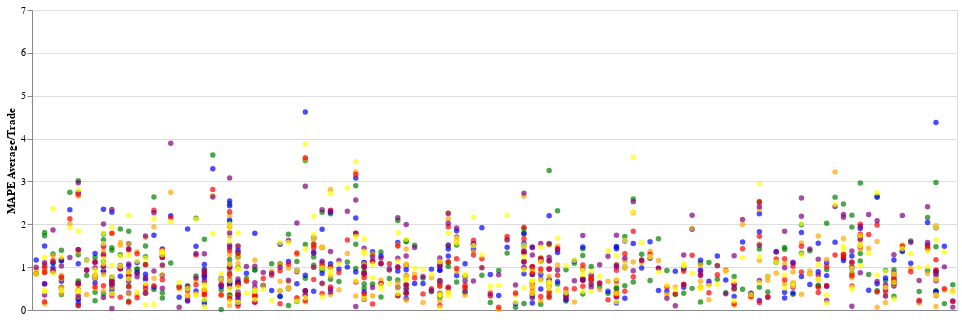

The notebook cell this image was saved under:
### Code cell
charts_low = []
charts_high = []
colors = ['green','blue','orange','red','purple','yellow']
for i, (model, df) in enumerate(d_results.items()):
    print(model)#, colors[i])
    print('MAPE = {}, MAPE Low Predictions = {}, MAPE High Predictions = {}'.format(
        df[['mape_low','mape_high']].mean().mean(),df['mape_low'].mean(),df['mape_high'].mean()))
    df = df[(df.mape_low<7) & (df.mape_high<7)]
    charts_low.append(alt.Chart(df,width=925).mark_point(
        color=colors[i],filled=True).encode(x=alt.X('ticker',axis=alt.Axis(
        title=None,labels=False,ticks=False)),y=alt.Y('MAPE Average/Trade',scale=alt.Scale(domain=[0,7])),tooltip=['ticker','date','profit']))#,shape='execution'))
    
alt.layer(*charts_low)

### Figure 1 — Vega-Lite specification as saved in the notebook (floating-point values rounded to 4 significant figures; data arrays with more than 128 entries replaced by an {"elided": "..."} marker saying what was removed)
{"config": {"view": {"continuousWidth": 400, "continuousHeight": 300}}, "layer": [{"data": {"name": "data-4750209918d4527c6a7917995a5abb28"}, "mark": {"type": "point", "color": "green", "filled": true}, "encoding": {"tooltip": [{"type": "nominal", "field": "ticker"}, {"type": "temporal", "field": "date"}, {"type": "quantitative", "field": "profit"}], "x": {"type": "nominal", "axis": {"labels": false, "ticks": false, "title": null}, "field": "ticker"}, "y": {"type": "quantitative", "field": "MAPE Average/Trade", "scale": {"domain": [0, 7]}}}, "width": 925}, {"data": {"name": "data-da3efabd493b778654f48fbac89433af"}, "mark": {"type": "point", "color": "blue", "filled": true}, "encoding": {"tooltip": [{"type": "nominal", "field": "ticker"}, {"type": "temporal", "field": "date"}, {"type": "quantitative", "field": "profit"}], "x": {"type": "nominal", "axis": {"labels": false, "ticks": false, "title": null}, "field": "ticker"}, "y": {"type": "quantitative", "field": "MAPE Average/Trade", "scale": {"domain": [0, 7]}}}, "width": 925}, {"data": {"name": "data-52a6f3008ad08ec6aa5da73ada56eb62"}, "mark": {"type": "point", "color": "orange", "filled": true}, "encoding": {"tooltip": [{"type": "nominal", "field": "ticker"}, {"type": "temporal", "field": "date"}, {"type": "quantitative", "field": "profit"}], "x": {"type": "nominal", "axis": {"labels": false, "ticks": false, "title": null}, "field": "ticker"}, "y": {"type": "quantitative", "field": "MAPE Average/Trade", "scale": {"domain": [0, 7]}}}, "width": 925}, {"data": {"name": "data-08bccdbe4a1a68ae5950ed4b58550f3f"}, "mark": {"type": "point", "color": "red", "filled": true}, "encoding": {"tooltip": [{"type": "nominal", "field": "ticker"}, {"type": "temporal", "field": "date"}, {"type": "quantitative", "field": "profit"}], "x": {"type": "nominal", "axis": {"labels": false, "ticks": false, "title": null}, "field": "ticker"}, "y": {"type": "quantitative", "field": "MAPE Average/Trade", "scale": {"domain": [0, 7]}}}, "width": 925}, {"data": {"name": "data-b1a41566d892602d720db2163b25c7d3"}, "mark": {"type": "point", "color": "purple", "filled": true}, "encoding": {"tooltip": [{"type": "nominal", "field": "ticker"}, {"type": "temporal", "field": "date"}, {"type": "quantitative", "field": "profit"}], "x": {"type": "nominal", "axis": {"labels": false, "ticks": false, "title": null}, "field": "ticker"}, "y": {"type": "quantitative", "field": "MAPE Average/Trade", "scale": {"domain": [0, 7]}}}, "width": 925}, {"data": {"name": "data-1ef359249a349016213c093380113f69"}, "mark": {"type": "point", "color": "yellow", "filled": true}, "encoding": {"tooltip": [{"type": "nominal", "field": "ticker"}, {"type": "temporal", "field": "date"}, {"type": "quantitative", "field": "profit"}], "x": {"type": "nominal", "axis": {"labels": false, "ticks": false, "title": null}, "field": "ticker"}, "y": {"type": "quantitative", "field": "MAPE Average/Trade", "scale": {"domain": [0, 7]}}}, "width": 925}], "$schema": "https://vega.github.io/schema/vega-lite/v4.8.1.json", "datasets": {"data-4750209918d4527c6a7917995a5abb28": {"elided": "230 records"}, "data-da3efabd493b778654f48fbac89433af": {"elided": "229 records"}, "data-52a6f3008ad08ec6aa5da73ada56eb62": {"elided": "230 records"}, "data-08bccdbe4a1a68ae5950ed4b58550f3f": {"elided": "230 records"}, "data-b1a41566d892602d720db2163b25c7d3": {"elided": "230 records"}, "data-1ef359249a349016213c093380113f69": {"elided": "230 records"}}}
